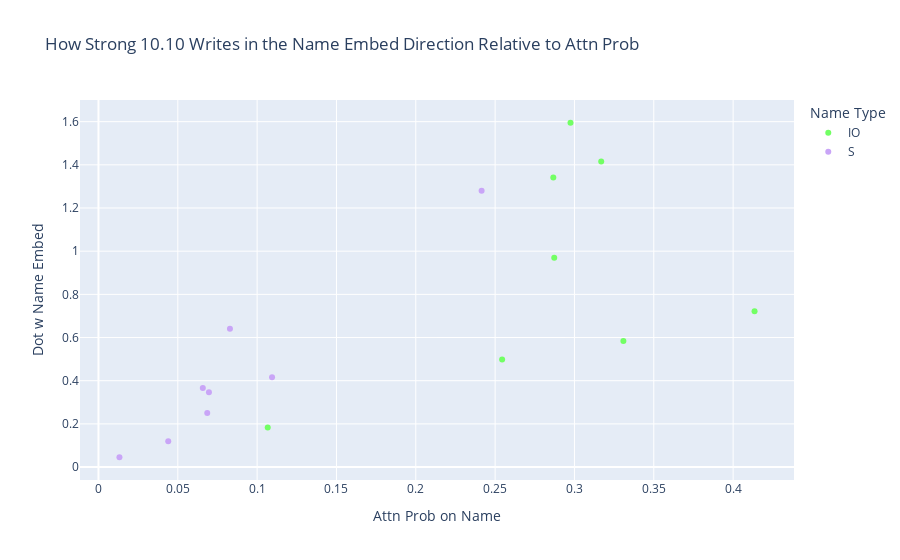

The notebook cell saved with this chart:
### Code cell
scatter_attention_and_contribution(model, nmh_candidates[3], prompts, io_positions, s_positions, answer_residual_directions)

### Figure 1 — Plotly figure (JSON) as saved in the notebook; plotly's stock layout.template omitted (floating-point values rounded to 4 significant figures)
{"data": [{"customdata": [["When John and Mary went to the shops, John gave the bag to"], ["When John and Mary went to the shops, Mary gave the bag to"], ["When Tom and James went to the park, James gave the ball to"], ["When Tom and James went to the park, Tom gave the ball to"], ["When Dan and Sid went to the shops, Sid gave an apple to"], ["When Dan and Sid went to the shops, Dan gave an apple to"], ["After Martin and Amy went to the park, Amy gave a drink to"], ["After Martin and Amy went to the park, Martin gave a drink to"]], "hovertemplate": "Name Type=IO<br>Attn Prob on Name=%{x}<br>Dot w Name Embed=%{y}<br>text=%{customdata[0]}<extra></extra>", "legendgroup": "IO", "marker": {"color": "rgb(114,255,100)", "symbol": "circle"}, "mode": "markers", "name": "IO", "orientation": "v", "showlegend": true, "type": "scatter", "x": [0.2544, 0.1067, 0.2975, 0.3309, 0.3169, 0.2867, 0.2873, 0.4135], "xaxis": "x", "y": [0.4978, 0.1829, 1.595, 0.5841, 1.415, 1.342, 0.9701, 0.7212], "yaxis": "y"}, {"customdata": [["When John and Mary went to the shops, John gave the bag to"], ["When John and Mary went to the shops, Mary gave the bag to"], ["When Tom and James went to the park, James gave the ball to"], ["When Tom and James went to the park, Tom gave the ball to"], ["When Dan and Sid went to the shops, Sid gave an apple to"], ["When Dan and Sid went to the shops, Dan gave an apple to"], ["After Martin and Amy went to the park, Amy gave a drink to"], ["After Martin and Amy went to the park, Martin gave a drink to"]], "hovertemplate": "Name Type=S<br>Attn Prob on Name=%{x}<br>Dot w Name Embed=%{y}<br>text=%{customdata[0]}<extra></extra>", "legendgroup": "S", "marker": {"color": "rgb(201,165,247)", "symbol": "circle"}, "mode": "markers", "name": "S", "orientation": "v", "showlegend": true, "type": "scatter", "x": [0.01322, 0.04398, 0.06963, 0.08287, 0.2415, 0.1094, 0.06576, 0.06856], "xaxis": "x", "y": [0.04541, 0.1194, 0.3466, 0.6411, 1.28, 0.4164, 0.366, 0.2507], "yaxis": "y"}], "layout": {"legend": {"title": {"text": "Name Type"}, "tracegroupgap": 0}, "title": {"text": "How Strong 10.10 Writes in the Name Embed Direction Relative to Attn Prob"}, "xaxis": {"anchor": "y", "domain": [0, 1], "title": {"text": "Attn Prob on Name"}}, "yaxis": {"anchor": "x", "domain": [0, 1], "title": {"text": "Dot w Name Embed"}}}}
